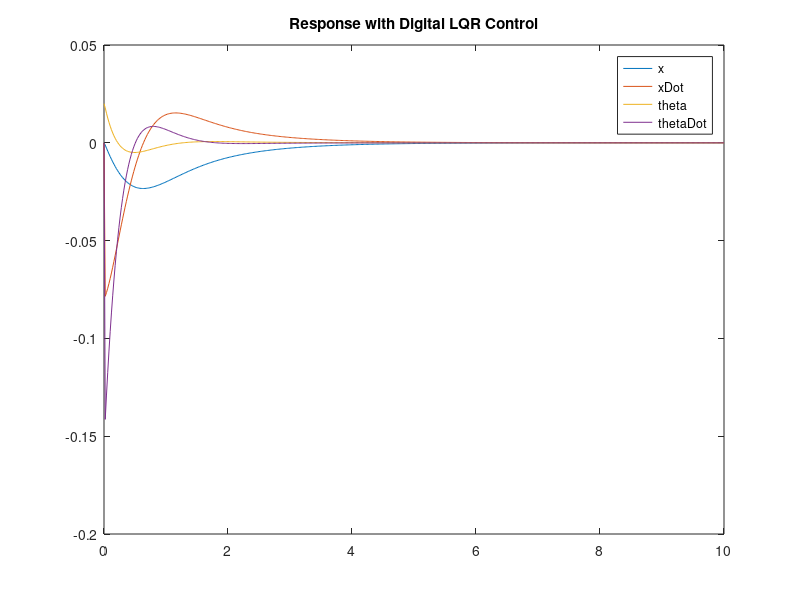
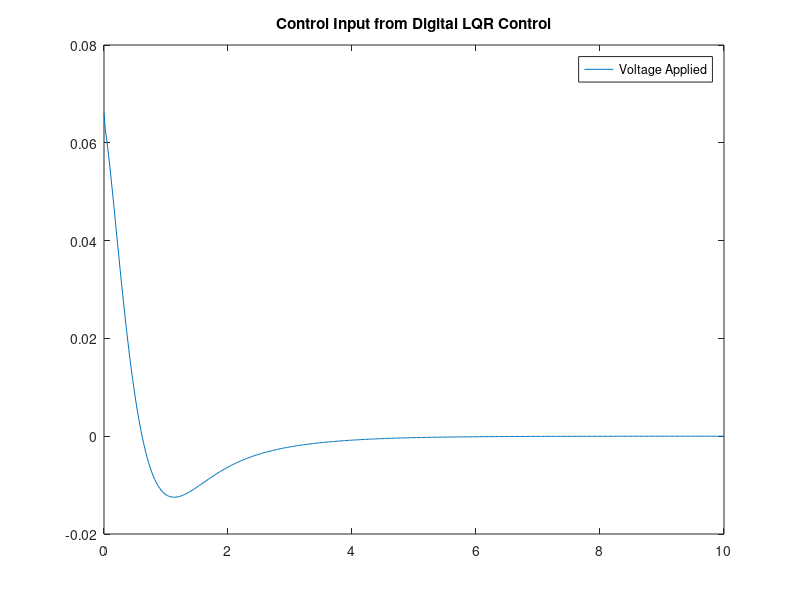

Reproduce these figures in MATLAB, in order.
clear; clc;

%% Continuous Time State-Space Model

% Declare Constant Values

mp=1.66;            % Mass of the robot body
mw=0.1;             % Mass of single wheel
L=0.181;            % Length to Center of Gravity
r=0.042;            % Radius of the wheel
ip=0.069;           % inertia of the pendulum around the wheel axis. I = (1/3)ML^2
iw=0.0001764;       % inertia of the wheel around the wheel axis
R=0.0024;           % The resistance of the DC Motor
ke=0.0342857;       % Voltage constant for the DC Motor
km=0.017;           % Motor Torque Constant of the DC Motor
g=9.81;             % Gravity

% Declare additional constants to aviod repeated calculation

beta = 2*mw+((2*iw)/(r*r))+mp;
alpha = (ip*beta)+(2*mp*L*L*(mw+(iw/(r*r))));

% State-Space A Matrix Indices

a22=(2*km*ke*(mp*L*r-ip-mp*L*L))/(R*r*r*alpha);
a23=(mp*mp*g*L*L)/alpha;
a42=(2*km*ke*(r*beta-mp*L))/(R*r*r*alpha);
a43=(mp*g*L*beta)/alpha;
b21=(2*km*(ip+mp*L*L-mp*L*r))/(R*r*alpha);
b24=(2*km*(mp*L-r*beta))/(R*r*alpha);

% Construct Continuous Time State-Space Matrices (x'=Ax+Bu , y=Cx+Du)

a=[0 1 0 0;0 a22 a23 0;0 0 0 1;0 a42 a43 0];
b=[0 ;b21 ;0 ;b24];
c=[1 0 0 0;0 1 0 0;0 0 1 0;0 0 0 1];
d=[0;0;0;0];

% Name States, Inputs, and Outputs

states = {'xDot' 'xDDot' 'ThDot' 'ThDDot'};
inputs = ('Va');
outputs= {'x' 'xDot' 'Theta' 'ThDot'};

% Construct State-Space System

sys_ss = ss(a,b,c,d,'statename',states,'inputname',inputs,'outputname',outputs);


%% Discrete Time State-Space with LQR Modeling

% Set timestep value in seconds (data update freq=50Hz)

Ts=0.02;

% Convert Continous Time Model to Discrete Time Model

sys_d = c2d(sys_ss,Ts,'zoh');

% Construct Discrete Time State-Space Matrices

A = sys_d.a;
B = sys_d.b;
C = sys_d.c;
D = sys_d.d;

% State Weights for Q weight matrix (Assigned arbitrarily/trial and error)

w = 1;            % x state variable weight
x = 1;          % xDot state variable weight
y = 1;           % theta state variable weight
z = 1;            % thetaDot state variable weight

% Construct Q matrix (symmetric diagonal)

Q = [w 0 0 0;
     0 x 0 0;
     0 0 y 0;
     0 0 0 z];

% Assign R value for LQR input weight

R = .001;

% Find LQR gain Matrix K and new poles e

[K,S,e] = dlqr(A,B,Q,R);

%% Save the matrices
dlmwrite('Ad_matrix.csv',A);
dlmwrite('Bd_matrix.csv',B);
dlmwrite('Kd_matrix.csv',K);

%% Closed Loop Discrete Time State-Space Model

% Construct state feedback discrete time state-space model matrices

Ac = (A-B*K);
Bc = B;
Cc = C;
Dc = D;

% Closed loop poles from state feedback

poles_LQR = eig(Ac);

% Construct discrete time state-space model for state feedback simulation

sys_cl = ss(Ac,Bc,Cc,Dc,Ts,'statename',states,'inputname',inputs,'outputname',outputs);

% Verify poles match last 2 pole values

poles = eig(sys_cl.a);

% Initialize time array in increments of model timestep

t = 0:Ts:10;

% Set initial conditions for simulation

x0=[0 0 .02 0];     % Inintial angle: 0.2 radians

% Run simulation of system response based on initial angle of 0.2 radians.

% All states should converge on a value of zero to ensure robot maintains
% constant position, speed, tilt angle, and tilt rate of 0. Robot stays
% vertical and at initial position.

[y,t,x]=initial(sys_cl,x0,t);

% Plot all state output

figure;
plot(t,y(:,1),t,y(:,2),t,y(:,3),t,y(:,4));
legend('x','xDot','theta','thetaDot')
title('Response with Digital LQR Control')

%Plot control input due to LQR state feedback gain

figure;
plot(t,(K(1).*y(:,1)+K(2).*y(:,2)+K(3).*y(:,3)+K(4).*y(:,4)))
legend('Voltage Applied')
title('Control Input from Digital LQR Control')
